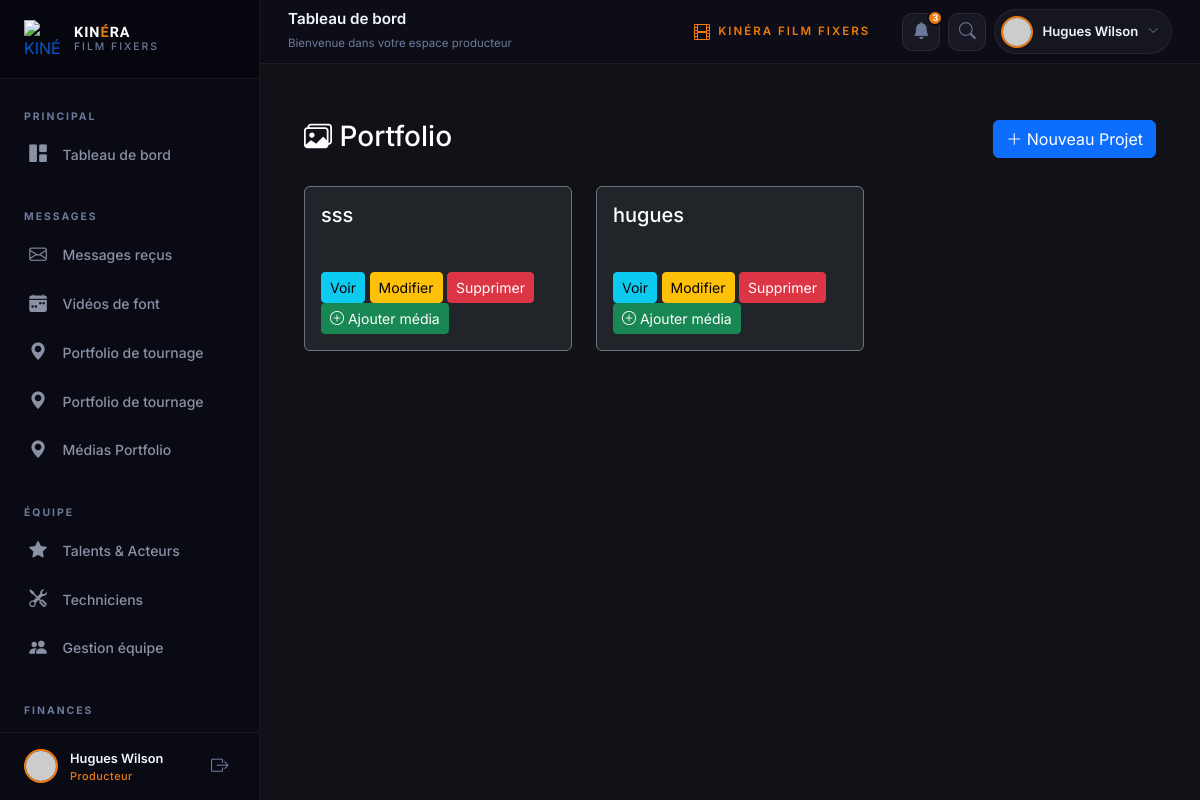
Page /portfolio_list/ (signed in) on the committed database.
### produition/models.py (models this page shows, shortened)
class CustomUser(AbstractUser):
    phone = models.CharField(max_length=20, blank=True)

class PortfolioProject(models.Model):
    TYPE_CHOICES = [
        ('photo', 'Photographie'),
        ('video', 'Vidéo'),
        ('mixed', 'Photo & Vidéo'),
    ]
    title = models.CharField(max_length=200, verbose_name="Titre")
    description = models.TextField(blank=True, verbose_name="Description")
    project_type = models.CharField(
        max_length=20,
        choices=TYPE_CHOICES,
        default='photo',
        verbose_name="Type de réalisation"
    )
    category = models.CharField(
        max_length=100,
        blank=True,
        verbose_name="Catégorie"
    )
    is_featured = models.BooleanField(
        default=False,
        verbose_name="Mettre en avant"
    )
    created_at = models.DateTimeField(auto_now_add=True)
    updated_at = models.DateTimeField(auto_now=True)
    created_by = models.ForeignKey(
        settings.AUTH_USER_MODEL,
        on_delete=models.SET_NULL,
        null=True,
        blank=True
    )
    class Meta:
        ordering = ['-created_at']
        verbose_name = "Projet Portfolio"
        verbose_name_plural = "Portfolio"

### produition/views/view_portfolio.py (the view)
# urls.py: path('portfolio_list/', PortfolioListView.as_view(), name='portfolio_list'),
class PortfolioListView(ListView):
    model = PortfolioProject
    template_name = 'Admin/Page_Backend/Portfolios/portfolio_list.html'
    context_object_name = 'projects'
    paginate_by = 12
    def get_queryset(self):
        return PortfolioProject.objects.all().order_by('-is_featured', '-created_at')

### templates/Admin/Page_Backend/Portfolios/portfolio_list.html (shortened to what this page needs)
{% extends 'Admin/Page_Backend/base.html' %}
{% load static %}
{% block content %}
<div class="container py-4">
    <div class="row mb-4">
        <div class="col-md-8">
            <h1 class="h3 text-white">
                <i class="bi bi-images"></i> Portfolio
            </h1>
        </div>
        <div class="col-md-4 text-end">
            <a href="{% url 'portfolio_create' %}" class="btn btn-primary">
                <i class="bi bi-plus-lg"></i> Nouveau Projet
            </a>
        </div>
    </div>
    {% if projects %}
        <div class="row">
            {% for project in projects %}
            <div class="col-md-4 mb-4">
                <div class="card bg-dark border-secondary">
                    <div class="card-body text-white">
                        <h5>{{ project.title }}</h5>
                        <p class="small text-muted">
                        </p>
                        <div class="mt-3">
                            <a href="{% url 'portfolio_detail' project.pk %}"
                            class="btn btn-sm btn-info">Voir</a>
                            <a href="{% url 'portfolio_update' project.pk %}"
                            class="btn btn-sm btn-warning">Modifier</a>
                            <a href="{% url 'portfolio_delete' project.pk %}"
                            class="btn btn-sm btn-danger">Supprimer</a>
                            <a href="{% url 'portfolio_media_add' project.pk %}"
                            class="btn btn-sm btn-success">
                                <i class="bi bi-plus-circle"></i> Ajouter média
                            </a>
                        </div>
                    </div>
                </div>
            </div>
            {% endfor %}
        </div>
    {% else %}
        <div class="alert alert-info">
            Aucun projet trouvé.
        </div>
    {% endif %}
</div>
{% endblock %}

### templates/Admin/Page_Backend/base.html (shortened to what this page needs)
{% load static %}
<!DOCTYPE html>
<html lang="fr">
<head>
  <link href="https://cdn.jsdelivr.net/npm/bootstrap@5.3.3/dist/css/bootstrap.min.css" rel="stylesheet">
  <link href="https://cdn.jsdelivr.net/npm/bootstrap-icons@1.11.3/font/bootstrap-icons.css" rel="stylesheet">
</head>
<body>
<nav id="sidebar">
  <a href="{% url 'tableau_de_bord' %}" class="sidebar-brand">
    <img src="{% static 'css/image/LOGO_KINERA_FILM_FIXERS.png' %}"
         alt="KINÉRA" class="sidebar-brand-logo">
    <div class="sidebar-brand-text">
      <span class="sidebar-brand-name">KIN<span>É</span>RA</span>
      <span class="sidebar-brand-sub">Film Fixers</span>
    </div>
  </a>
  <div class="sidebar-nav">
    <div class="nav-category">Principal</div>
    <a href="{% url 'tableau_de_bord' %}"
       class="nav-item-link {% if request.resolver_match.url_name == 'tableau_de_bord' %}active{% endif %}">
      <i class="bi bi-grid-1x2-fill nav-icon"></i>
      Tableau de bord
    </a>
    <hr class="sidebar-divider">
    <div class="nav-category">Messages</div>
    <a href="{% url 'messages' %}" class="nav-item-link {% if 'messages' in request.resolver_match.url_name %}active{% endif %}">
      <i class="bi bi-envelope nav-icon"></i>
      Messages reçus
    </a>
    <a href="{% url 'video_list' %}" class="nav-item-link">
      <i class="bi bi-calendar-week-fill nav-icon"></i>
      Vidéos de font
    </a>
    <a href="{% url 'portfolio_list' %}" class="nav-item-link">
      <i class="bi bi-geo-alt-fill nav-icon"></i>
      Portfolio de tournage
    </a>
    <a href="{% url 'portfolio_list' %}" class="nav-item-link">
      <i class="bi bi-geo-alt-fill nav-icon"></i>
      Portfolio de tournage
    </a>
    <a href="{% url 'portfolio_media_list' %}" class="nav-item-link">
      <i class="bi bi-geo-alt-fill nav-icon"></i>
      Médias Portfolio
    </a>
    <hr class="sidebar-divider">
    <div class="nav-category">Équipe</div>
    <a href="#" class="nav-item-link">
      <i class="bi bi-star-fill nav-icon"></i>
      Talents & Acteurs
    </a>
    <a href="#" class="nav-item-link">
      <i class="bi bi-tools nav-icon"></i>
      Techniciens
    </a>
    <a href="#" class="nav-item-link">
      <i class="bi bi-people-fill nav-icon"></i>
      Gestion équipe
    </a>
    <hr class="sidebar-divider">
    <div class="nav-category">Finances</div>
    <a href="#" class="nav-item-link">
    </a>
  </div>
  {% if user.is_authenticated %}
  <div class="sidebar-footer">
    <img src="https://i.pravatar.cc/34?u={{ user.username }}"
         alt="{{ user.username }}" class="sidebar-footer-avatar">
    <div class="sidebar-footer-info">
      <div class="sidebar-footer-name">{{ user.get_full_name|default:user.username }}</div>
      <div class="sidebar-footer-role">
        {% if user.is_superuser %}Super Admin{% elif user.is_staff %}Administrateur{% else %}Producteur{% endif %}
      </div>
    </div>
    <form method="post" action="{% url 'deconnexion' %}" style="margin:0;">
      <button type="submit" class="sidebar-footer-btn" title="Déconnexion">
        <i class="bi bi-box-arrow-right"></i>
      </button>
    </form>
  </div>
  {% endif %}
</nav>
<nav id="top-navbar">
  <div class="topbar-title">
    <h5>{% block page_title %}Tableau de bord{% endblock %}</h5>
    <small>{% block page_subtitle %}Bienvenue dans votre espace producteur{% endblock %}</small>
  </div>
  <div class="topbar-filmstrip d-none d-lg-flex">
    <i class="bi bi-film"></i>
    <span>KINÉRA Film Fixers</span>
  </div>
  <div class="topbar-actions ms-auto ms-lg-3">
    <a href="#" class="topbar-icon-btn" title="Notifications">
      <i class="bi bi-bell-fill"></i>
      <span class="topbar-badge">3</span>
    </a>
    <a href="#" class="topbar-icon-btn d-none d-md-flex" title="Rechercher">
      <i class="bi bi-search"></i>
    </a>
    {% if user.is_authenticated %}
    <div class="dropdown">
      <a href="#" class="topbar-user dropdown-toggle"
         id="userDropdown" data-bs-toggle="dropdown"
         aria-expanded="false">
        <img src="https://i.pravatar.cc/32?u={{ user.username }}"
             alt="avatar" class="topbar-user-avatar">
        <span class="topbar-user-name d-none d-sm-block">
          {{ user.get_full_name|default:user.username }}
        </span>
        <i class="bi bi-chevron-down topbar-user-chevron"></i>
      </a>
    </div>
    {% endif %}
  </div>
</nav>
<div id="content">
  <div class="content-inner">
    {% block content %}
    {% endblock %}
  </div>
</div>
</body>
</html>

### rows in the picture
CustomUser: get_full_name "Hugues Wilson"
PortfolioProject: title "sss"
PortfolioProject: title "hugues"
